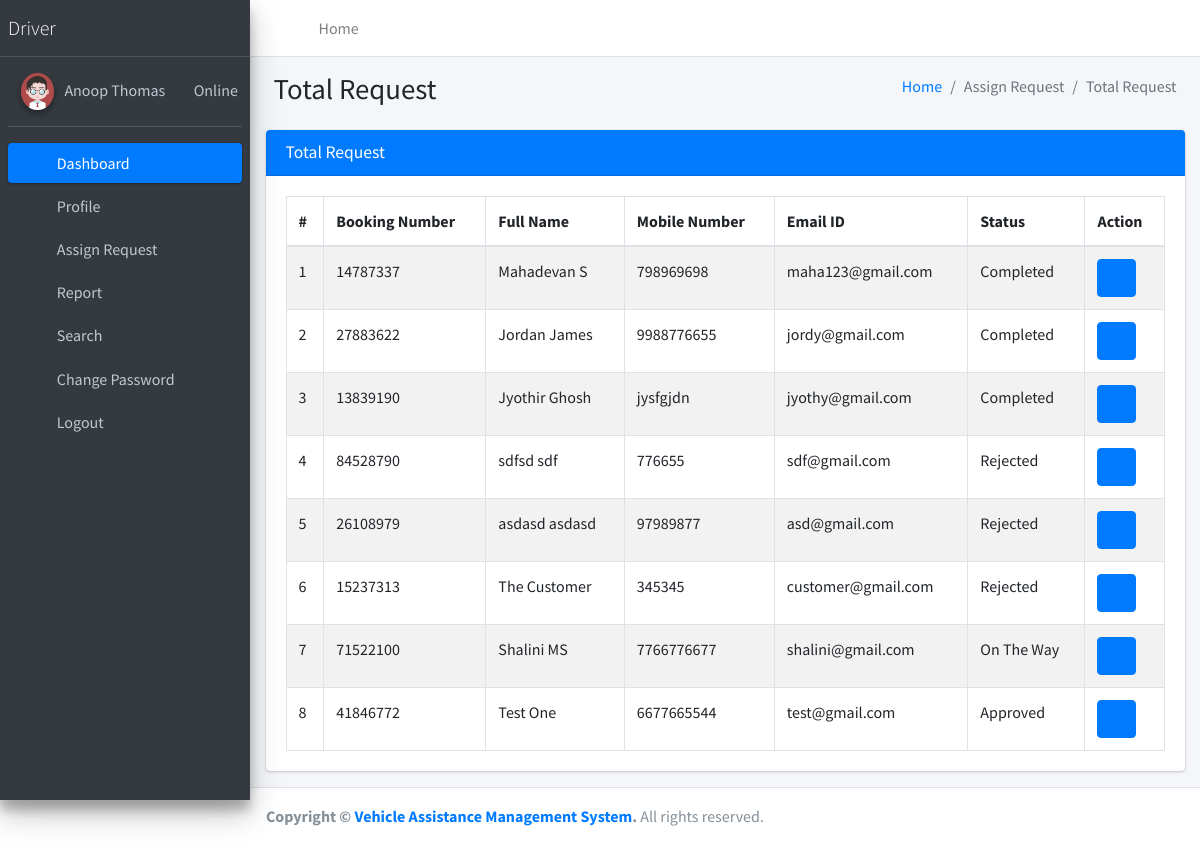
/totalRequest (signed in), run on the app's committed database.
### vehicleassist/models.py (models this page shows, shortened)
class Book(models.Model):
    user = models.ForeignKey(User, on_delete=models.CASCADE, null=True)
    BookingNumber = models.CharField(max_length=150, null=True)
    PhoneNumber = models.CharField(max_length=15, null=True)
    PickupLoc = models.CharField(max_length=150, null=True)
    Destination = models.CharField(max_length=200, null=True)
    PickupDate = models.DateField(null=True)
    PickupTime = models.TimeField(null=True)
    DateofRequest = models.DateTimeField(auto_now_add=True)
    Remark = models.CharField(max_length=250, null=True)
    Status = models.CharField(max_length=150, null=True)
    AssignTo = models.ForeignKey(Driver, on_delete=models.CASCADE, null=True)
    UpdationDate = models.DateField(null=True)

### vehicleassist/views.py (the view)
# urls.py: path('totalRequest', totalRequest, name='totalRequest'),
def totalRequest(request):
    if not request.user.is_authenticated:
        return redirect('driverlogin')
    user = request.user
    driver = Driver.objects.get(user=user)
    book = Book.objects.filter(AssignTo=driver)
    return render(request, 'driver/totalRequest.html', locals())

### vehicleassist/templates/driver/totalRequest.html
{% extends 'driverNavbar.html' %}
{% block main %}
<section class="content">
    <div class="content-header">
        <div class="container-fluid">
            <div class="row mb-2">
                <div class="col-sm-6">
                    <h1 class="m-0">Total Request</h1>
                </div>
                <div class="col-sm-6">
                    <ol class="breadcrumb float-sm-right">
                        <li class="breadcrumb-item"><a href="{% url 'ddashboard' %}">Home</a></li>
                        <li class="breadcrumb-item active">Assign Request</li>
                        <li class="breadcrumb-item active">Total Request</li>
                    </ol>
                </div>
            </div>
        </div>
    </div>
    <div class="container-fluid">
        <div class="row">
            <div class="col-md-12">
                <div class="card card-primary">
                    <div class="card-header">
                        <h3 class="card-title">Total Request</h3>
                    </div>
                    <div class="card-body">
						<table id="example1" class="table table-bordered table-striped">
							<thead>
								<tr>
									<th>#</th>
									<th>Booking Number</th>
                                    <th>Full Name</th>
                                    <th>Mobile Number</th>
                                    <th>Email ID</th>
                                    <th>Status</th>
									<th>Action</th>
								</tr>
							</thead>
							<tbody>
                                {% for i in book %}
								<tr>
									<td>{{forloop.counter}}</td>
									<td>{{i.BookingNumber}}</td>
                                    <td>{{i.user.first_name}} {{i.user.last_name}}</td>
                                    <td>{{i.PhoneNumber}}</td>
                                    <td>{{i.user.username}}</td>
                                    {% if not i.Status %}
                                        <td>Not Update Yet</td>
                                    {% else %}
                                        <td>{{i.Status}}</td>
                                    {% endif %}
									<td>
										<div class="btn-group">
											<a class="btn btn-primary"
												href="{% url 'dviewRequestDetails' i.id %}"><i
												class="fa fa-eye"></i></a>
										</div>
									</td>
								</tr>
								{% endfor %}
							</tbody>
						</table>
					</div>
                </div>
            </div>
        </div>
    </div>
</section>
{% endblock %}

### vehicleassist/templates/driverNavbar.html (shortened to what this page needs)
{% load static %}
<!DOCTYPE html>
<html lang="en">
<head>
<link rel="stylesheet"
	href="{% static 'plugins/fontawesome-free/css/all.min.css' %}">
<link rel="stylesheet"
	href="https://code.ionicframework.com/ionicons/2.0.1/css/ionicons.min.css">
<link rel="stylesheet"
	href="{% static 'plugins/tempusdominus-bootstrap-4/css/tempusdominus-bootstrap-4.min.css' %}">
<link rel="stylesheet"
	href="{% static 'plugins/icheck-bootstrap/icheck-bootstrap.min.css' %}">
<link rel="stylesheet" href="{% static 'plugins/jqvmap/jqvmap.min.css' %}">
<link rel="stylesheet" href="{% static 'dist/css/adminlte.min.css' %}">
<link rel="stylesheet"
	href="{% static 'plugins/overlayScrollbars/css/OverlayScrollbars.min.css' %}">
<link rel="stylesheet"
	href="{% static 'plugins/daterangepicker/daterangepicker.css' %}">
<link rel="stylesheet"
	href="{% static 'plugins/summernote/summernote-bs4.min.css' %}">
</head>
<body class="hold-transition sidebar-mini layout-fixed">
	<div class="wrapper">
		<nav
			class="main-header navbar navbar-expand navbar-white navbar-light">
			<ul class="navbar-nav">
				<li class="nav-item"><a class="nav-link" data-widget="pushmenu"
					href="#" role="button"><i class="fas fa-bars"></i></a></li>
				<li class="nav-item d-none d-sm-inline-block"><a
					href="{% url 'dashboard' %}" class="nav-link">Home</a></li>
			</ul>
			<ul class="navbar-nav ml-auto">
				<li class="nav-item"><a class="nav-link"
					data-widget="fullscreen" href="#" role="button"> <i
						class="fas fa-expand-arrows-alt"></i>
				</a></li>
				<li class="nav-item"><a class="nav-link"
					data-widget="control-sidebar" data-controlsidebar-slide="true"
					href="#" role="button"> <i class="fas fa-th-large"></i>
				</a></li>
			</ul>
		</nav>
		<aside class="main-sidebar sidebar-dark-primary elevation-4">
			<a href="#" class="brand-link"> <img src=""
				<span class="brand-text font-weight-light">Driver</span>
			</a>
			<div class="sidebar">
				<div class="user-panel mt-3 pb-3 mb-3 d-flex">
					<div class="image">
						<img src="{% static 'dist/img/user2-160x160.jpg' %}"
							class="img-circle elevation-2" alt="User Image">
					</div>
					<div class="info">
						<a href="{% url 'profile' %}">{{request.user.first_name}} &nbsp;&nbsp;</a> <a href="#"><i
							class="fa fa-circle text-success"></i> Online</a>
					</div>
				</div>
				<nav class="mt-2">
					<ul class="nav nav-pills nav-sidebar flex-column"
						data-widget="treeview" role="menu" data-accordion="false">
						<li class="nav-item"><a href="{% url 'ddashboard' %}"
							class="nav-link active"> <i
								class="nav-icon fas fa-tachometer-alt"></i>
								<p>Dashboard</p>
						</a></li>
						<li class="nav-item"><a href="{% url 'profile' %}"
							class="nav-link"> <i class="nav-icon fas fa-user"></i>
								<p>Profile</p>
						</a></li>
						<li class="nav-item"><a href="#" class="nav-link"> <i
								class="nav-icon fas fa-copy"></i>
								<p>
									Assign Request <i class="fas fa-angle-left right"></i>
								</p>
						</a>
							</li>
						<li class="nav-item"><a href="#" class="nav-link"> <i
								class="nav-icon fas fa-tree"></i>
								<p>
									Report <i class="fas fa-angle-left right"></i>
								</p>
						</a>
						</li>
						<li class="nav-item"><a href="{% url 'dsearch' %}"
							class="nav-link"> <i class="nav-icon fas fa-search"></i>
								<p>Search</p>
						</a></li>
						<li class="nav-item"><a href="{% url 'dchangePassword' %}"
							class="nav-link"> <i class="nav-icon fas fa-cogs"></i>
								<p>Change Password</p>
						</a></li>
						<li class="nav-item"><a href="/logout" class="nav-link">
								<i class="nav-icon fas fa-power-off"></i>
								<p>Logout</p>
						</a></li>
					</ul>
				</nav>
			</div>
		</aside>
		<div class="content-wrapper">
			{% block main %}
			{% endblock %}
		</div>
		<footer class="main-footer">
			<strong>Copyright &copy; <a href="#">Vehicle Assistance Management System</a>.
			</strong> All rights reserved.
		</footer>
	</div>
</body>
</html>

### data on the page
Book: BookingNumber "14787337", user.first_name "Mahadevan", user.last_name "S", PhoneNumber "798969698", user.username "maha123@gmail.com", Status "Completed"
Book: BookingNumber "27883622", user.first_name "Jordan", user.last_name "James", PhoneNumber "9988776655", user.username "jordy@gmail.com", Status "Completed"
Book: BookingNumber "13839190", user.first_name "Jyothir", user.last_name "Ghosh", PhoneNumber "jysfgjdn", user.username "jyothy@gmail.com", Status "Completed"
Book: BookingNumber "84528790", user.first_name "sdfsd", user.last_name "sdf", PhoneNumber "776655", user.username "sdf@gmail.com", Status "Rejected"
Book: BookingNumber "26108979", user.first_name "asdasd", user.last_name "asdasd", PhoneNumber "97989877", user.username "asd@gmail.com", Status "Rejected"
Book: BookingNumber "15237313", user.first_name "The", user.last_name "Customer", PhoneNumber "345345", user.username "customer@gmail.com", Status "Rejected"
Book: BookingNumber "71522100", user.first_name "Shalini", user.last_name "MS", PhoneNumber "7766776677", user.username "shalini@gmail.com", Status "On The Way"
Book: BookingNumber "41846772", user.first_name "Test", user.last_name "One", PhoneNumber "6677665544", user.username "test@gmail.com", Status "Approved"

### other printed values
{{ request.user.first_name }} "Anoop Thomas"
